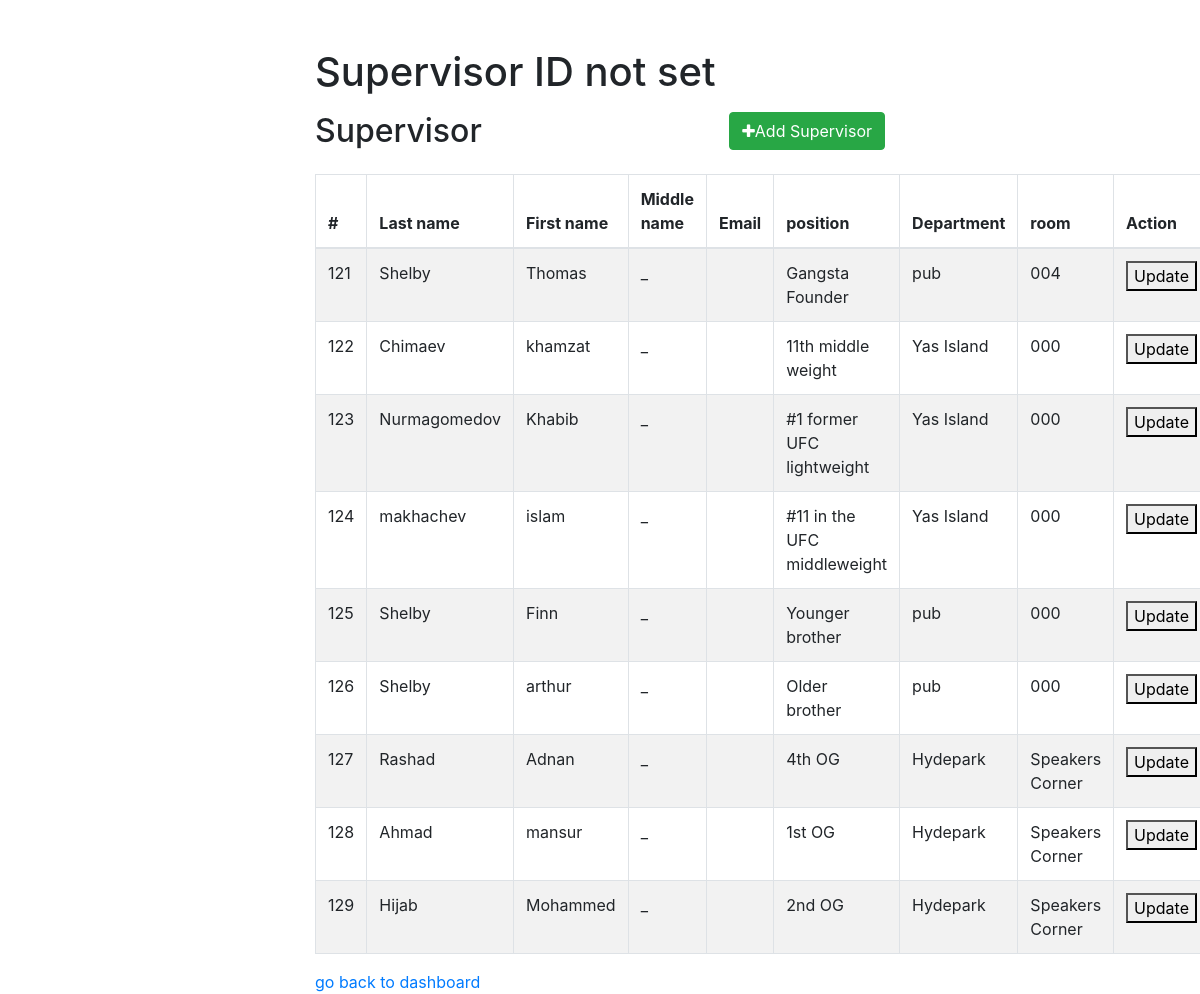
/Admin/AddSupervisor/index.php, run on the app's committed database.
### tables this page shows
CREATE TABLE `supervisors` (
  `supervisor_info_id` int(11) NOT NULL,
  `users_id` int(11) NOT NULL,
  `firstname` varchar(50) NOT NULL,
  `lastname` varchar(50) NOT NULL,
  `middlename` varchar(50) NOT NULL,
  `position` varchar(50) NOT NULL,
  `department` varchar(50) NOT NULL,
  `room` varchar(50) NOT NULL,
  `profile_pic` longblob NOT NULL,
  `gender` varchar(20) NOT NULL,
  `activeStatus` time NOT NULL DEFAULT current_timestamp()
);

### Admin/AddSupervisor/index.php (the view, shortened to what this page needs)
<?php
    require_once "../../includes/config.php";
?>
<!DOCTYPE html>
<html lang="en">
<head>
    <link rel="stylesheet" href="https://stackpath.bootstrapcdn.com/bootstrap/4.5.2/css/bootstrap.min.css">
    <link rel="stylesheet" href="https://maxcdn.bootstrapcdn.com/font-awesome/4.7.0/css/font-awesome.min.css">
</head>
<body>
    <div class="wrapper">
        <div class="container-fluid">
            <div class="row">
                <div class="col-md-12">
                    <div class="mt-5 mb-3 clearfix">
                    <h1>
                        <?php
                            if(isset($_SESSION["user_id"])){
                                $user_id = $_SESSION["user_id"];
                                echo '<p>' . $user_id . '</p>';
                            }else{
                                echo '<p>Supervisor ID not set</p>';
                            }
                        ?>
                    </h1>
                        <h2 class="pull-left">Supervisor</h2>
                        <a href="AddSupervisor.php" class="btn btn-success pull-right"><i class="fa fa-plus"></i>Add Supervisor</a>
                    </div>
                    <?php
                    $sql = "SELECT * FROM supervisors";
                    if($result = $pdo->query($sql)){
                        if($result->rowCount() > 0){
                            echo '<table class="table table-bordered table-striped">';
                                echo "<thead>";
                                    echo "<tr>";
                                        echo "<th>#</th>";
                                        echo "<th>Last name</th>";
                                        echo "<th>First name</th>";
                                        echo "<th>Middle name</th>";
                                        echo "<th>Email</th>";
                                        echo "<th>position</th>";
                                        echo "<th>Department</th>";
                                        echo "<th>room</th>";
                                        echo "<th>Action</th>";
                                    echo "</tr>";
                                echo "</thead>";
                                echo "<tbody>";
                                while($row = $result->fetch()){
                                    echo "<tr>";
                                        echo "<td>" . $row['supervisor_info_id'] . "</td>";
                                        echo "<td>" . $row['lastname'] . "</td>";
                                        echo "<td>" . $row['firstname'] . "</td>";
                                        echo "<td>" . $row['middlename'] . "</td>";
                                        echo "<td>" . $row['email'] . "</td>";
                                        echo "<td>" . $row['position'] . "</td>";
                                        echo "<td>" . $row['department'] . "</td>";
                                        echo "<td>" . $row['room'] . "</td>";
                                        echo "<td>";
                                        echo '<a href="EditSupervisor/index.php?supervisor_info_id=' . $row['supervisor_info_id'] . '"><button>Update</button></a>';
                                        echo "</td>";
                                    echo "</tr>";
                                }
                                echo "</tbody>";
                            echo "</table>";
                        } else {
                            echo '<div class="alert alert-danger"><em>No records were found.</em></div>';
                        }
                    } else {
                        echo "Oops! Something went wrong. Please try again later.";
                    }
                     ?>
                     <a href="../../Admin/index.php">go back to dashboard</a>
                </div>
            </div>
        </div>
    </div>
</body>
</html>

### Admin/AddSupervisor/index.php (style rules this page uses)
.wrapper { width: 600px; margin: 0 auto; }
table tr td:last-child { width: 120px; }

### data on the page
supervisors: supervisor_info_id "121", lastname "Shelby", firstname "Thomas", middlename "_", position "Gangsta Founder", department "pub", room "004"
supervisors: supervisor_info_id "122", lastname "Chimaev", firstname "khamzat", middlename "_", position "11th middle weight", department "Yas Island", room "000"
supervisors: supervisor_info_id "123", lastname "Nurmagomedov", firstname "Khabib", middlename "_", position "#1 former UFC lightweight", department "Yas Island", room "000"
supervisors: supervisor_info_id "124", lastname "makhachev", firstname "islam", middlename "_", position "#11 in the UFC middleweight", department "Yas Island", room "000"
supervisors: supervisor_info_id "125", lastname "Shelby", firstname "Finn", middlename "_", position "Younger brother", department "pub", room "000"
supervisors: supervisor_info_id "126", lastname "Shelby", firstname "arthur", middlename "_", position "Older brother", department "pub", room "000"
supervisors: supervisor_info_id "127", lastname "Rashad", firstname "Adnan", middlename "_", position "4th OG", department "Hydepark", room "Speakers Corner"
supervisors: supervisor_info_id "128", lastname "Ahmad", firstname "mansur", middlename "_", position "1st OG", department "Hydepark", room "Speakers Corner"
supervisors: supervisor_info_id "129", lastname "Hijab", firstname "Mohammed", middlename "_", position "2nd OG", department "Hydepark", room "Speakers Corner"
